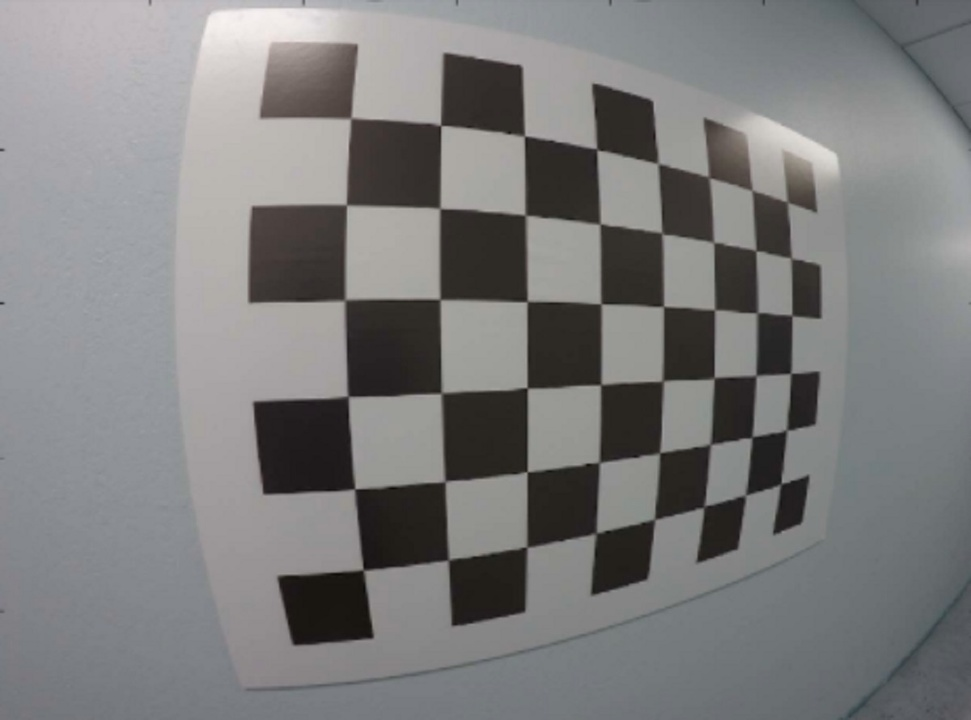
#> input picture undist-and-warp.jpg, 971 x 720 px, shrunk from 1200 x 890 before the run
$ python test_plotting.py
#> lines starting #> are read from the running program, lines starting #| are printed output that depends on the picture; after the words box and inside, x2 and y2 are one past the last pixel; in counts of white or black regions, pixels touching at a corner belong together
import pickle
import cv2
import numpy as np
import matplotlib.pyplot as plt
import matplotlib.image as mpimg

# Read in an image
img = cv2.imread('undist-and-warp.jpg')
#> img is the input picture: shape (720, 971, 3); mean B, G, R 124.7, 124.5, 124.5
nx = 8 # the number of inside corners in x
ny = 6 # the number of inside corners in y

plt.imshow(img)
# MODIFY THIS FUNCTION TO GENERATE OUTPUT
# THAT LOOKS LIKE THE IMAGE ABOVE
def corners_unwarp(img, nx, ny):
    # Pass in your image into this function
    # Write code to do the following steps
    # 1) Undistort using mtx and dist
    # undist = cv2.undistort(img, mtx, dist, None, mtx)
#> called with nx = 8, ny = 6
    undist = cv2.imread('undistorted.png')
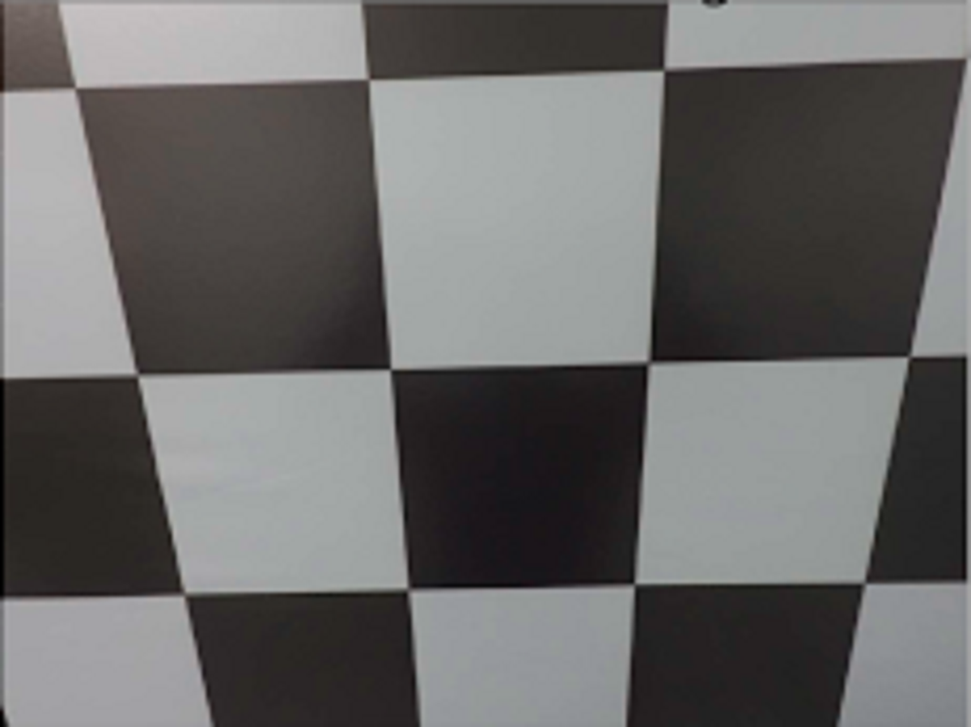
#> input picture undistorted.png, 971 x 727 px, shrunk from 1200 x 898 before the run
#> undist is the input picture: shape (727, 971, 3); mean B, G, R 103.6, 104.3, 105
    # 2) Convert to grayscale
    gray = cv2.cvtColor(img, cv2.COLOR_BGR2GRAY)
    # 3) Find the chessboard corners
    ret, corners = cv2.findChessboardCorners(gray, (nx, ny), None)
#> ret = True; corners = 48 rows, first 8: [349.9, 119.3], [441.6, 126.4], [525.3, 135.4], [595.6, 147.6], [658, 163.5], [710.8, 178.9], [752.6, 189.4], [788.7, 203.7]
    # 4) If corners found:
    if ret == True:
        # a) draw corners
        cv2.drawChessboardCorners(img, (nx, ny), corners, ret)
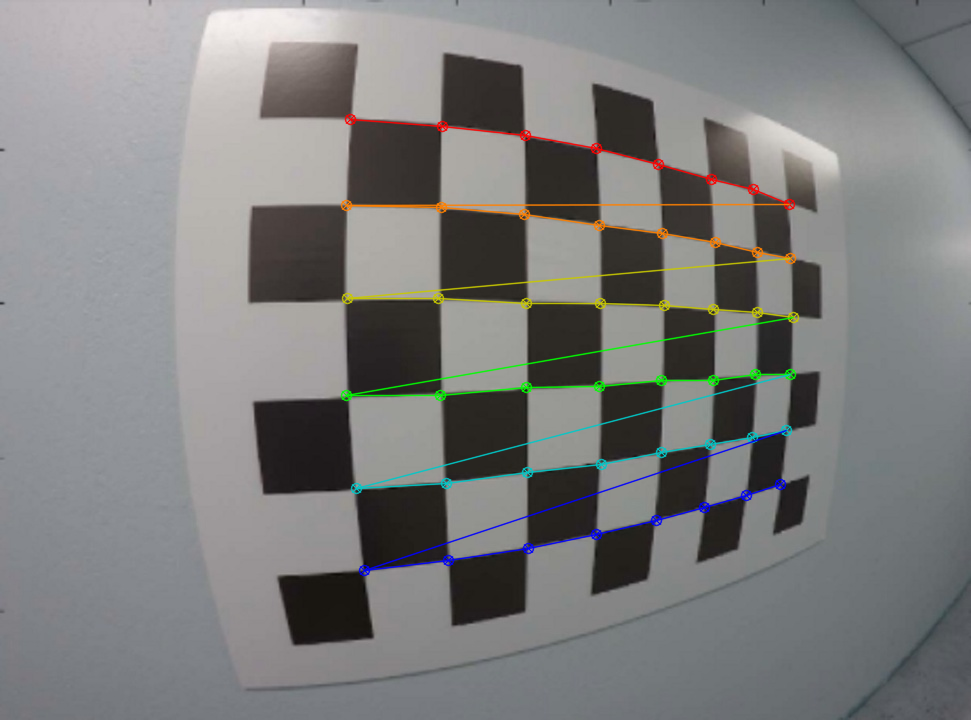
#> img: shape (720, 971, 3); 2.59% of pixels changed, all inside (x1, y1, x2, y2) = (340, 113, 800, 577)
        plt.imshow(img)
        # b) define 4 source points src = np.float32([[,],[,],[,],[,]])
        offset = 100
        img_size = (gray.shape[1], gray.shape[0])
#> img_size = (971, 720)
        src = np.float32([corners[0], corners[nx-1], corners[-1], corners[-nx]])
#> src = [[349.9, 119.3], [788.7, 203.7], [780, 484.5], [363.5, 570]]
             #Note: you could pick any four of the detected corners
             # as long as those four corners define a rectangle
             #One especially smart way to do this would be to use four well-chosen
             # corners that were automatically detected during the undistortion steps
             #We recommend using the automatic detection of corners in your code
        # c) define 4 destination points dst = np.float32([[,],[,],[,],[,]])
        plt.scatter(corners[40][0][0], corners[40][0][1])
        plt.show()
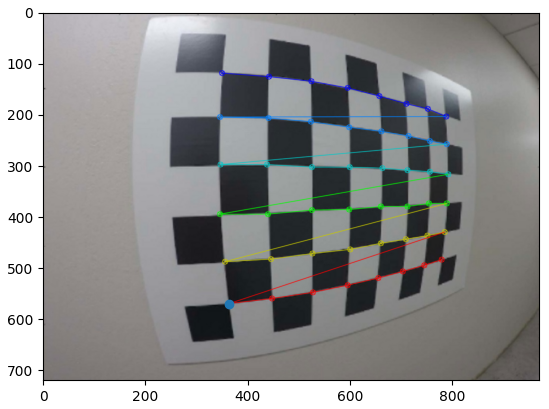
#> figure drawn by matplotlib, 1 panel; B, G, R data is drawn as R, G, B
        dst = np.float32([[offset, offset], [img_size[0]-offset, offset],
                                     [img_size[0]-offset, img_size[1]-offset],
                                     [offset, img_size[1]-offset]])
        # d) use cv2.getPerspectiveTransform() to get M, the transform matrix
        M = cv2.getPerspectiveTransform(src, dst)
#> M = [[0.763, -0.0335, -186.9], [-0.225, 0.82, 56.88], [-0.000651, -8.58e-05, 1]]
        # e) use cv2.warpPerspective() to warp your image to a top-down view
        warped = cv2.warpPerspective(undist, M, img_size)
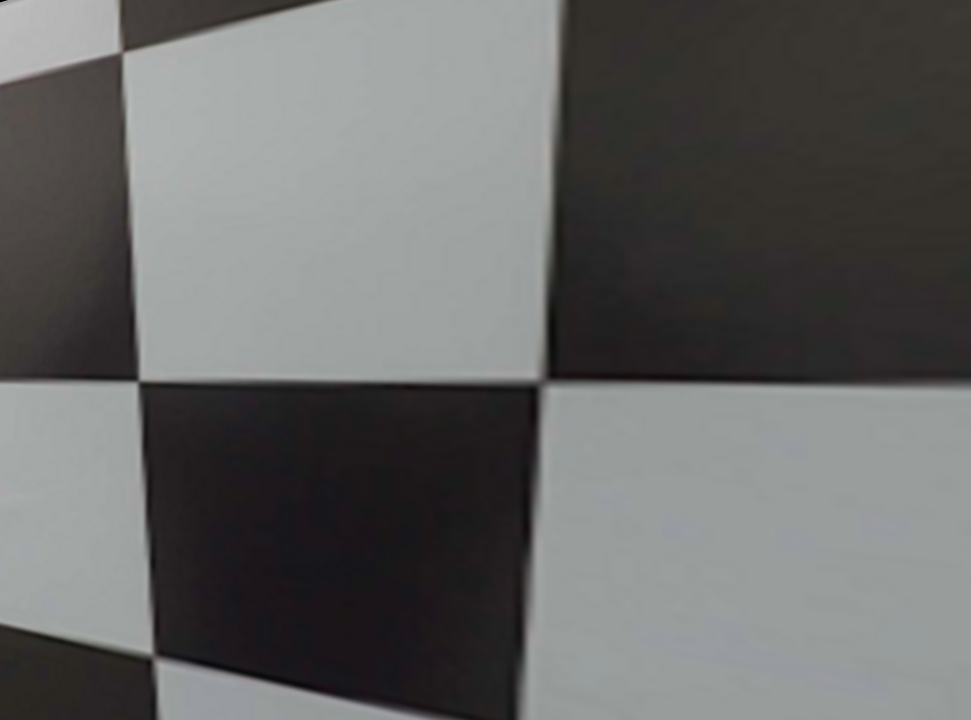
#> warped: shape (720, 971, 3); mean B, G, R 102.6, 103.3, 102.7
        plt.imshow(warped)
    return warped, M

top_down, perspective_M = corners_unwarp(img, nx, ny)
#> perspective_M has the same summary as M in corners_unwarp
f, (ax1, ax2) = plt.subplots(1, 2, figsize=(24, 9))
f.tight_layout()
ax1.imshow(img)
ax1.set_title('Original Image', fontsize=50)
ax2.imshow(top_down)
ax2.set_title('Undistorted and Warped Image', fontsize=50)
plt.subplots_adjust(left=0., right=1, top=0.9, bottom=0.)
#> figure, not shown here; B, G, R data is drawn as R, G, B
